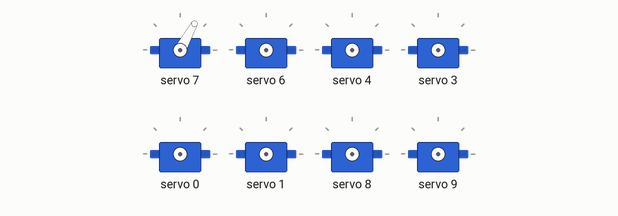
Recording of a sketch running on a simulated Arduino Uno, built with avr-gcc and run on an emulated ATmega328P. On the bench: 8 × servo. What the sketch prints to the serial monitor is not drawn.

Above: at 0.05 s.
At 1.2 s:
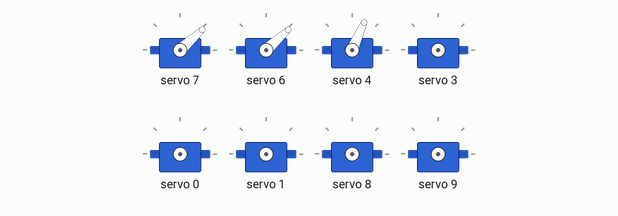
At 2.4 s:
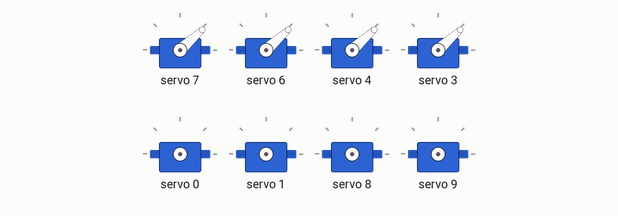
At 4.75 s:
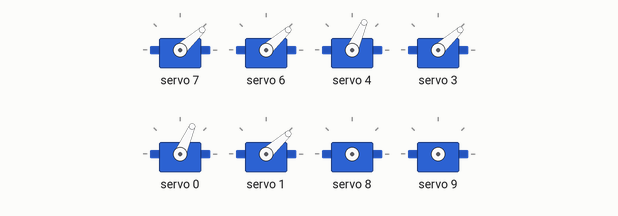
At 7.1 s:
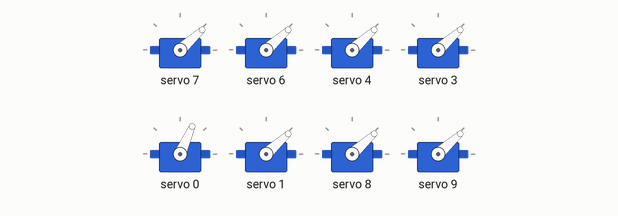
At 9.5 s:
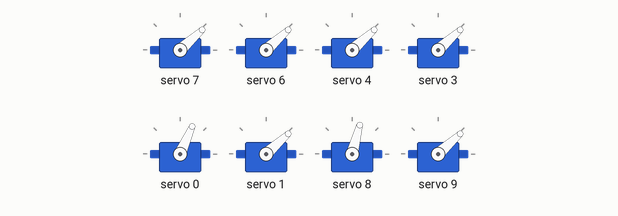
Timing chart, 0 to 12.4 s (numbered marks = the images above):
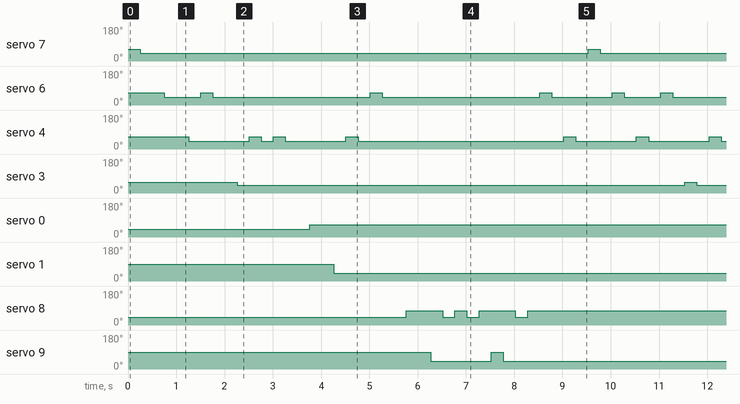

The sketch:

sketch_nov13a.ino
```cpp
#include <Wire.h>
#include <Adafruit_PWMServoDriver.h>

Adafruit_PWMServoDriver pwm = Adafruit_PWMServoDriver();

#define MIN_PULSE_WIDTH 125
#define MAX_PULSE_WIDTH 2350
#define DEFAULT_PULSE_WIDTH 2500
#define FREQUENCY 50

uint8_t servonum = 0;

void setup()
{
Serial.begin(9600);
Serial.println("16 channel Servo test!");
pwm.begin();
pwm.setPWMFreq(FREQUENCY);
}
int pulseWidth(int angle)
{
int pulse_wide, analog_value;
pulse_wide = map(angle, 0, 180, MIN_PULSE_WIDTH, MAX_PULSE_WIDTH);
analog_value = int(float(pulse_wide) / 2500000 * FREQUENCY * 4096);
Serial.println(analog_value);
return analog_value;
}

void loop() {
//pwm.setPWM(0, 0, pulseWidth(120));
//delay(25000);
pwm.setPWM(7, 0, 240);
delay(250);
pwm.setPWM(7, 0, 200);
delay(250);
pwm.setPWM(6, 0, 250);
delay(250);
pwm.setPWM(6, 0, 200);
delay(250);
pwm.setPWM(4, 0, 250);
delay(250);
pwm.setPWM(4, 0, 200);
delay(250);
pwm.setPWM(6, 0, 250);
delay(250);
pwm.setPWM(6, 0, 200);
delay(250);
pwm.setPWM(3, 0, 230);
delay(250);
pwm.setPWM(3, 0, 200);
delay(250);
pwm.setPWM(4, 0, 250);
delay(250);
pwm.setPWM(4, 0, 200);
delay(250);
pwm.setPWM(4, 0, 250);
delay(250);
pwm.setPWM(4, 0, 200);
delay(250);
//that was sare jaha se aacha
pwm.setPWM(0, 0, 200);
delay(250);
pwm.setPWM(0, 0, 250);
delay(250);
pwm.setPWM(1, 0, 300);
delay(250);
pwm.setPWM(1, 0, 200);
delay(250);
pwm.setPWM(4, 0, 250);
delay(250);
pwm.setPWM(4, 0, 200);
delay(250);
pwm.setPWM(6, 0, 250);
delay(250);
pwm.setPWM(6, 0, 200);
delay(250);
pwm.setPWM(8, 0, 200);
delay(250);
pwm.setPWM(8, 0, 270);
delay(250);
pwm.setPWM(9, 0, 300);
delay(250);
pwm.setPWM(9, 0, 200);
delay(250);
pwm.setPWM(8, 0, 200);
delay(250);
pwm.setPWM(8, 0, 270);
delay(250);
pwm.setPWM(8, 0, 200);
delay(250);
pwm.setPWM(8, 0, 270);
delay(250);
pwm.setPWM(9, 0, 300);
delay(250);
pwm.setPWM(9, 0, 200);
delay(250);
pwm.setPWM(8, 0, 200);
delay(250);
pwm.setPWM(8, 0, 270);
delay(250);
pwm.setPWM(6, 0, 250);
delay(250);
pwm.setPWM(6, 0, 200);
delay(250);
pwm.setPWM(4, 0, 250);
delay(250);
pwm.setPWM(4, 0, 200);
delay(250);
}
```

Measured:
- by itself, servo 7: alternates 61° for 0.25 s and 42° for 9.3 s
- by itself, servo 6: repeats every 9.5 s: 2 × (66° 0.25 s, 42° 3.3 s), 66° 0.25 s, 42° 1.3 s, 66° 0.25 s, 42° 0.75 s
- by itself, servo 4: repeats every 9.5 s: 66° 0.25 s, 42° 0.25 s, 66° 0.25 s, 42° 1.3 s, 66° 0.25 s, 42° 4.3 s, 2 × (66° 0.25 s, 42° 1.3 s)
- by itself, servo 3: alternates 56° for 0.25 s and 42° for 9.3 s
- by itself, servo 0: alternates 66° for 9.3 s and 42° for 0.25 s
- by itself, servo 1: alternates 89° for 0.25 s and 42° for 9.3 s
- by itself, servo 8: repeats every 9.5 s: 42° 0.25 s, 75° 0.25 s, 42° 0.25 s, 75° 0.75 s, 42° 0.25 s, 75° 6.8 s, 42° 0.25 s, 75° 0.75 s
- by itself, servo 9: repeats every 9.5 s: 89° 0.25 s, 42° 7.8 s, 89° 0.25 s, 42° 1.3 s
